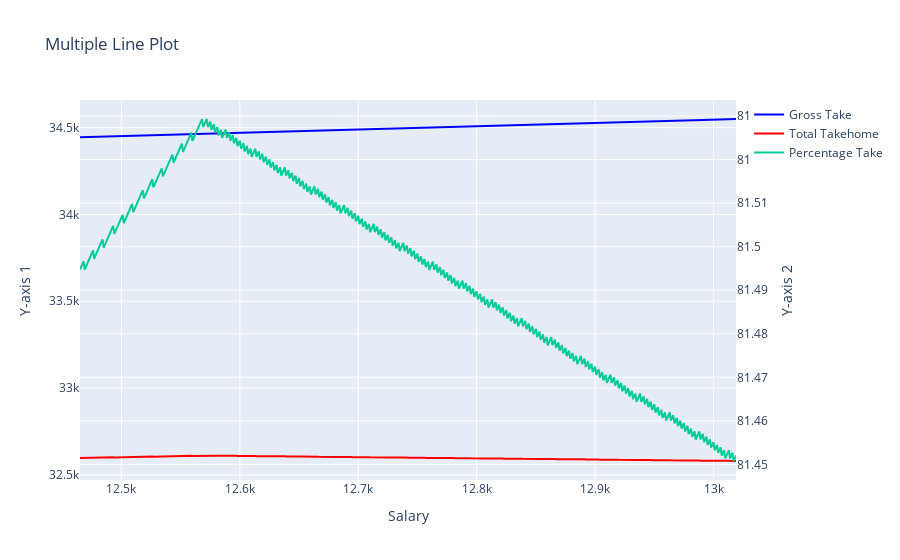

Notebook source saved alongside this figure:
### Code cell
import plotly.graph_objects as go
import pandas as pd

def create_multi_line_plot(dataframe: pd.DataFrame, columns_to_plot: list, colors: list, yaxis2_columns: list = []):
    fig = go.Figure()

    # Add traces for the first y-axis
    for i, column in enumerate(columns_to_plot):
        fig.add_trace(go.Scatter(x=dataframe['Salary'], y=dataframe[column], mode='lines', name=column, line=dict(color=colors[i]), yaxis='y1'))

    # Add traces for the second y-axis
    for column in yaxis2_columns:
        fig.add_trace(go.Scatter(x=dataframe['Salary'], y=dataframe[column], mode='lines', name=column, yaxis='y2'))

    # Customize the layout
    fig.update_layout(title='Multiple Line Plot',
                      xaxis_title='Salary',
                      yaxis_title='Values',
                      yaxis=dict(title='Y-axis 1'),
                      yaxis2=dict(title='Y-axis 2', overlaying='y', side='right'))

    fig.show()

# Example usage
dataframe = b  # Replace this with your DataFrame
columns_to_plot = ['Gross Take', 'Total Takehome']
colors = ['blue', 'red', 'green']
yaxis2_columns = ['Percentage Take']  # Add the columns that use the second y-axis

create_multi_line_plot(dataframe, columns_to_plot, colors, yaxis2_columns)

### Figure 1 — Plotly figure (JSON) as saved in the notebook; plotly's stock layout.template omitted (floating-point values rounded to 4 significant figures; data arrays with more than 128 entries replaced by an {"elided": "..."} marker saying what was removed)
{"data": [{"line": {"color": "blue"}, "mode": "lines", "name": "Gross Take", "type": "scatter", "x": {"elided": "555 int values"}, "y": {"elided": "555 float values"}, "yaxis": "y"}, {"line": {"color": "red"}, "mode": "lines", "name": "Total Takehome", "type": "scatter", "x": {"elided": "555 int values"}, "y": {"elided": "555 float values"}, "yaxis": "y"}, {"mode": "lines", "name": "Percentage Take", "type": "scatter", "x": {"elided": "555 int values"}, "y": {"elided": "555 float values"}, "yaxis": "y2"}], "layout": {"title": {"text": "Multiple Line Plot"}, "xaxis": {"title": {"text": "Salary"}}, "yaxis": {"title": {"text": "Y-axis 1"}}, "yaxis2": {"overlaying": "y", "side": "right", "title": {"text": "Y-axis 2"}}}}
